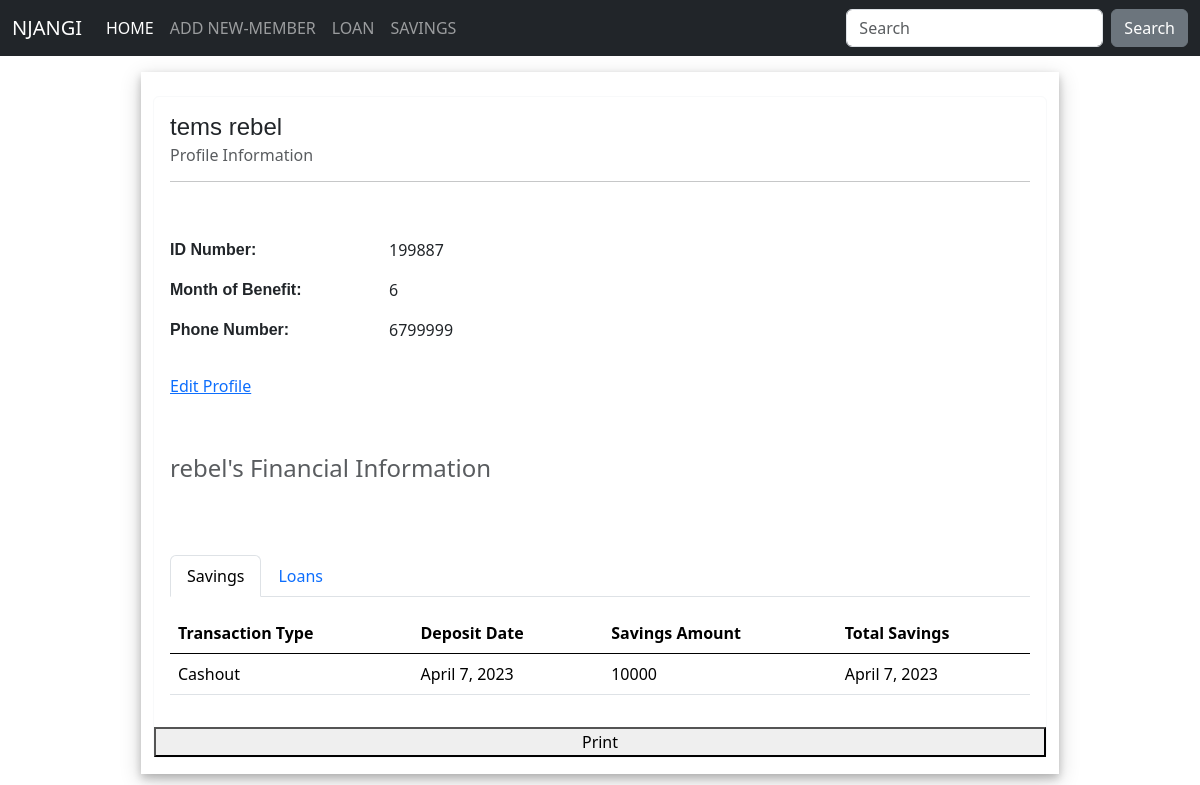
The app's page /5/ with its own data.
### dapps/models.py (models this page shows, shortened)
class NewMember(models.Model):
	firstname = models.CharField(max_length=100)
	lastname = models.CharField(max_length=100)
	id_number = models.IntegerField()
	AUTHORITY_TYPE = (
		('P', 'President'),
		('Vp', 'Vice_President'),
		('S', 'Secretary'),
		('Fs', 'Financial_Secretary'),
		('T', 'Treasurer'),
		('Ss', 'Social Secretary'),
		('Cw', 'Chief Whip'),
		('M', 'Member'),
	)
	authority = models.CharField(max_length=20, choices=AUTHORITY_TYPE, default='M')
	email = models.EmailField(max_length=200, blank=False)
	phone = models.IntegerField(blank=False)
	MOB = (
		('January','January'),
		('February','February'),
		('March','March'),
		('April' ,'April'),
		('May','May'),
		('June','June'),
		('July','July'),
		('August','August'),
		('September','September'),
		('October','October'),
		('November','November'),
		('December','December'),
		)
	monthofbenefit = models.CharField(max_length=20, choices=MOB)

class SavingTab(models.Model):
	name = models.ForeignKey(NewMember, on_delete=models.CASCADE)
	TRANSACTION_TYPE = (
		('Deposit', 'Deposit'),
		('Cashout', 'Cashout'),
	)
	transaction_type = models.CharField(max_length=8, choices=TRANSACTION_TYPE)
	deposit_amount = models.IntegerField()
	deposit_date = models.DateField(auto_now=True)

### dapps/views.py (the view)
# urls.py: path('<int:pk>/', MemberDetailView.as_view(), name="member_detail"),
class MemberDetailView(DetailView):
	model = NewMember
	def get_object(self, queryset = None):
		obj = super().get_object(queryset=queryset)
		obj.loans = LoanTab.objects.filter(names=obj)
		obj.savings = SavingTab.objects.filter(name=obj)
		return obj

### dapps/templates/dapps/newmember_detail.html (shortened to what this page needs)
{% extends 'dapps/base.html' %}
{% block content %}
 <div class="row justify-content-center">
	<div class="col-9" style=" box-shadow: 0 4px 8px 0 rgba(0, 0, 0, 0.2), 0 6px 20px 0 rgba(0, 0, 0, 0.19);">
		<div class="card border-light mb-3 mt-4" style="max-width: 120rem;">
		  <div class="card-body">
		    <h4 class="card-title" style="font-family:  Arial;">{{ object.firstname }} {{ object.lastname }}</h4>
		    <h6 class="card-subtitle mb-2 text-muted">Profile Information</h6>
		    <hr/>
		    <br/>
		    <p class="card-text">
		    	<div class="row g-3">
					  <div class="col-3">
					    <p  style="font-family:  Arial;"><strong>ID Number: </strong></p>
					    <p  style="font-family:  Arial;"><strong>Month of Benefit: </strong></p>
					    <p style="font-family:  Arial;"><strong>Phone Number: </strong></p>
					  </div>
					  <div class="col-2">
					    <p> {{ object.id_number }}</p>
		    			<p> {{ object.monthofbenefit }}</p>
		    			<p> {{ object.phone }}</p>
					  </div>
				</div>
		    </p>
		    <a href="#" class="card-link">Edit Profile</a>
		  </div>
		  <br/>
		  <div class="card-body">
		    <h4 class="card-title text-muted"> {{ object.lastname }}'s Financial Information </h4>
		    <br/>
		    <br/>
		    <p class="card-text">
		<ul class="nav nav-tabs" role="tablist">
			  <li class="nav-item" role="presentation">
			    <a class="nav-link active" data-bs-toggle="tab" href="#saving" aria-selected="true" role="tab">Savings</a>
			  </li>
			  <li class="nav-item" role="presentation">
			    <a class="nav-link" data-bs-toggle="tab" href="#loans" aria-selected="false" tabindex="-1" role="tab">Loans</a>
			  </li>
		</ul>
		<div id="myTabContent" class="tab-content">
		  <div class="tab-pane fade show active" id="saving" role="tabpanel">
		  	<p>
			  	{% if object.savings %}
			    <table class="table table-hover">
					<thead>
					    <tr>
					    	<th scope="col"> Transaction Type</th>
					    	<th scope="col"> Deposit Date</th>
					    	<th scope="col"> Savings Amount </th>
					    	<th scope="col"> Total Savings </th>
					    </tr>
					</thead>
					<tbody>
					  {% for saving in object.savings %}
					   	<tr>
					    	<td>{{saving.transaction_type}}</td>
					    	<td>{{saving.deposit_date}}</td>
					    	<td>{{saving.deposit_amount}}</td>
					    	<td>{{saving.deposit_date}}</td>
					    </tr>
					  {% endfor %}
					</tbody>
				{% else %}
					<h5 class="alert alert-primary ms-4 me-4">No Savings Records Found</h5>
				{% endif %}
			</table>
		  </div>
		</div>
		  </div>
		<button onclick="window.print()"> Print </button>
	</div>
</div>
{% endblock %}

### records on screen
NewMember: firstname "tems", lastname "rebel", id_number "199887", monthofbenefit "6", phone "6799999"
SavingTab: transaction_type "Cashout", deposit_date "April 7, 2023", deposit_amount "10000"
